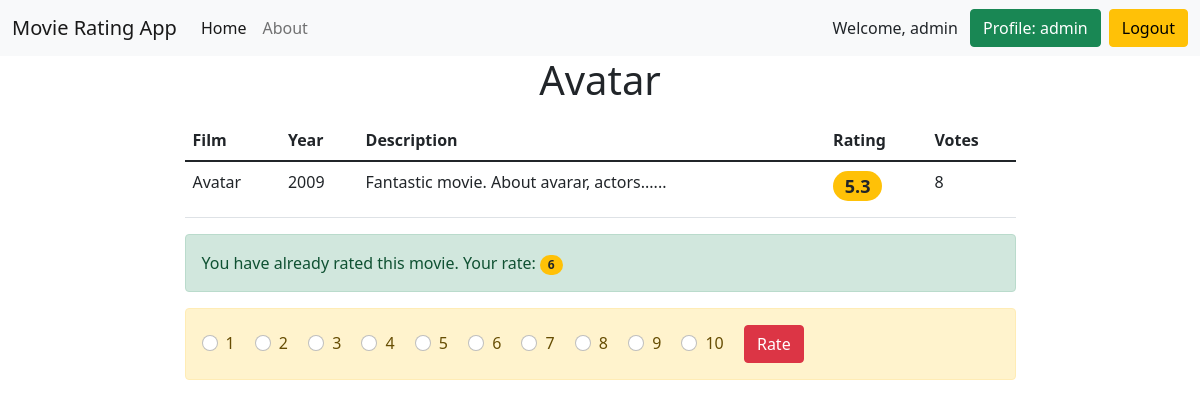
Page /detail/avatar/ (signed in) on the earlier database version.
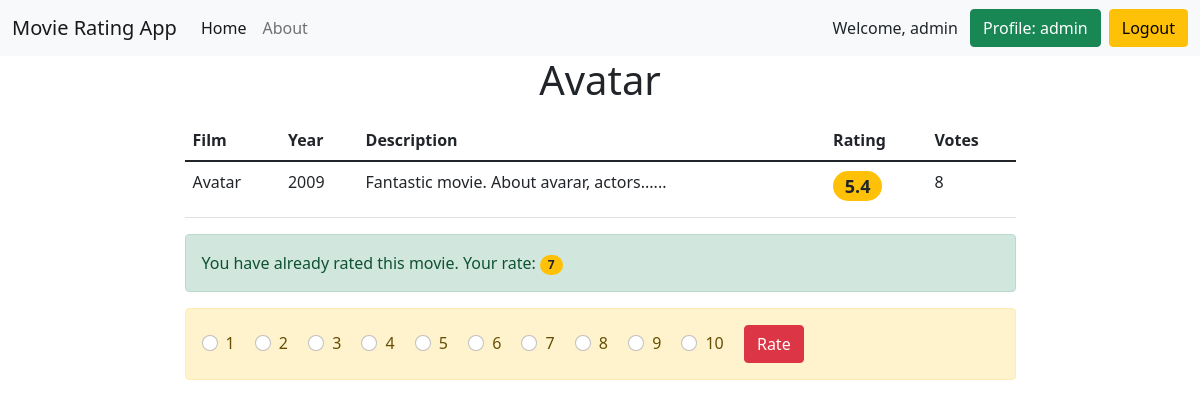
Same page on the later database version.
### movie_rating/models.py (models this page shows, shortened)
class Movie(models.Model):
    title = models.CharField(max_length=55, unique=True)
    slug = models.SlugField(unique=True)
    description = models.TextField()
    year = models.PositiveSmallIntegerField()
    country = models.CharField(max_length=20)
    is_active = models.BooleanField(default=True)
    @property
    def average_rating(self):
        return self.rating.filter(is_active=True).aggregate(Avg('rating'))['rating__avg']
    @property
    def count_votes(self):
        return self.rating.filter(is_active=True).aggregate(Count('rating'))['rating__count']
    class Meta:
        ordering = ['title']

class Rating(models.Model):
    RATE_CHOICES = (
        (1, 1),
        (2, 2),
        (3, 3),
        (4, 4),
        (5, 5),
        (6, 6),
        (7, 7),
        (8, 8),
        (9, 9),
        (10, 10),
    )
    movie = models.ForeignKey(Movie, on_delete=models.CASCADE, related_name='rating')
    user = models.ForeignKey(User, on_delete=models.CASCADE)
    created_date = models.DateTimeField(auto_now_add=True, verbose_name='Rating creation date')
    rating = models.PositiveSmallIntegerField(choices=RATE_CHOICES, null=True)
    is_active = models.BooleanField(default=True)
    class Meta:
        unique_together = ('movie', 'user',)

### movie_rating/views.py (the view)
# urls.py: path('detail/<slug:slug>/', detail_movie, name="detail"),
def detail_movie(request, slug):
    movie = get_object_or_404(Movie, slug=slug)
    if request.method == 'POST':
        form = RatingForm(request.POST)
        if form.is_valid():
            rating = request.POST.get('rating')
            if Rating.objects.filter(user=request.user, movie=movie).exists():
                Rating.objects.filter(user=request.user, movie=movie).delete()
                Rating.objects.create(user=request.user, rating=rating, movie=movie)
                messages.success(request, 'You have changed your rating!')
            else:
                Rating.objects.create(user=request.user, rating=rating, movie=movie)
                messages.success(request, 'Thank you for your review of the movie!')
            return HttpResponseRedirect(reverse('detail', args=(slug,)))
    else:
        form = RatingForm()
        user_rating = Rating.objects.filter(user=request.user, movie=movie).first()
        return render(request, 'movie_rating/detail.html', context={'movie': movie,
                                                                    'form': form,
                                                                    'user_rate': user_rating})

### movie_rating/forms.py
class RatingForm(forms.ModelForm):
    rating = forms.ChoiceField(choices=Rating.RATE_CHOICES,
                               widget=forms.RadioSelect(attrs={'class': 'form-check-input'}))
    class Meta:
        model = Rating
        fields = ['rating']

### movie_rating/templates/movie_rating/detail.html (shortened to what this page needs)
{% extends 'base.html' %}
{% block content %}
<h1 class="text-center mb-3" xmlns="http://www.w3.org/1999/html">{{ movie.title }}</h1>
<table class="table">
    <thead>
    <tr>
        <th scope="col">Film</th>
        <th scope="col">Year</th>
        <th scope="col">Description</th>
        <th scope="col">Rating</th>
        <th scope="col">Votes</th>
    </tr>
    </thead>
    <tr>
        <td>{{ movie.title }}</td>
        <td>{{ movie.year }}</td>
        <td>{{ movie.description }}</td>
        <td><h4><span class="badge rounded-pill bg-warning text-dark">{{ movie.average_rating|floatformat:1 }}</span>
        </h4></td>
        <td>{{ movie.count_votes }}</td>
    </tr>
</table>
{% if user_rate.rating %}
<div class="alert alert-success" role="alert">You have already rated this movie.
    Your rate: <span class="badge rounded-pill bg-warning text-dark">{{ user_rate.rating }}</span>
</div>
{% else %}
<div class="alert alert-danger" role="alert">You haven't rated this movie yet.</div>
{% endif %}
<div class="alert alert-warning" role="alert">
    <form method="POST">
        {% for f in form.rating %}
        <div class="form-check form-check-inline">
            {{ f }}
        </div>
        {% endfor %}
        <button class=" btn btn-danger" type="submit">Rate</button>
    </form>
</div>
{% endblock %}

Differences in the rows shown:
removed Rating: rating "6"
computed for Movie "Avatar": average_rating "5.3" → "5.4"
added Rating: rating "7"
